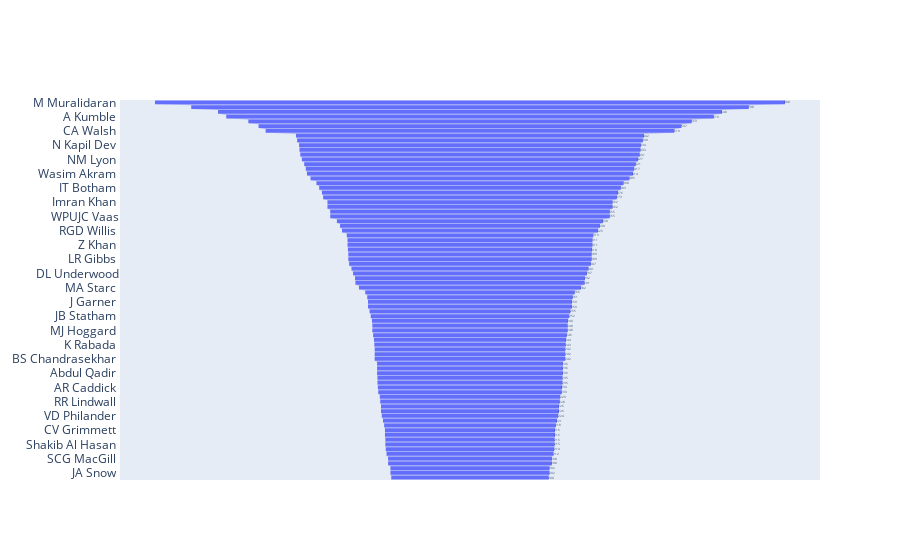

The code cell stored with this chart in its notebook:
### Code cell
fig = go.Figure(go.Funnel(
    y = data['Player '].values,
    x = data['Wickets '].values))

fig.show()

### Figure 1 — Plotly figure (JSON) as saved in the notebook; plotly's stock layout.template omitted (floating-point values rounded to 4 significant figures)
{"data": [{"type": "funnel", "x": [800, 708, 640, 619, 563, 537, 519, 442, 439, 434, 433, 431, 427, 421, 417, 414, 405, 390, 383, 376, 373, 362, 362, 355, 355, 338, 330, 325, 313, 311, 311, 310, 309, 309, 307, 301, 297, 292, 291, 282, 266, 261, 259, 259, 255, 252, 249, 248, 248, 246, 244, 243, 242, 242, 242, 236, 236, 236, 235, 235, 234, 233, 229, 228, 226, 226, 224, 221, 218, 216, 216, 215, 215, 214, 212, 208, 208, 202, 202, 200], "y": ["M Muralidaran ", "S Warne", "JM Anderson ", "A Kumble ", "GD McGrath", "SCJ Broad", "CA Walsh ", "R Ashwin ", "DW Steyn ", "N Kapil Dev ", "HMRKB Herath ", "Sir RJ Hadlee", "NM Lyon ", "SM Pollock ", "Harbhajan Singh ", "Wasim Akram ", "CEL Ambrose", "M Ntini ", "IT Botham ", "MD Marshall ", "Waqar Younis ", "Imran Khan ", "DL Vettori", "DK Lillee", "WPUJC Vaas", "TG Southee ", "AA Donald ", "RGD Willis ", "MG Johnson ", "I Sharma ", "Z Khan ", "B Lee", "M Morkel ", "LR Gibbs ", "FS Trueman ", "TA Boult ", "DL Underwood", "JH Kallis ", "CJ McDermott ", "MA Starc ", "BS Bedi ", "Danish Kaneria", "J Garner ", "JN Gillespie ", "GP Swann", "JB Statham ", "MA Holding ", "R Benaud ", "MJ Hoggard ", "GD McKenzie ", "N Wagner ", "K Rabada ", "RA Jadeja ", "KAJ Roach ", "BS Chandrasekhar ", "AV Bedser", "J Srinath ", "Abdul Qadir ", "Yasir Shah ", "GS Sobers", "AR Caddick ", "CS Martin ", "D Gough ", "RR Lindwall ", "SJ Harmison ", "A Flintoff", "VD Philander ", "PM Siddle ", "CL Cairns", "CV Grimmett ", "HH Streak ", "JR Hazlewood ", "Shakib Al Hasan ", "Mohammed Shami ", "MG Hughes ", "SCG MacGill ", "Saqlain Mushtaq", "AME Roberts ", "JA Snow ", "JR Thomson "]}], "layout": {}}
